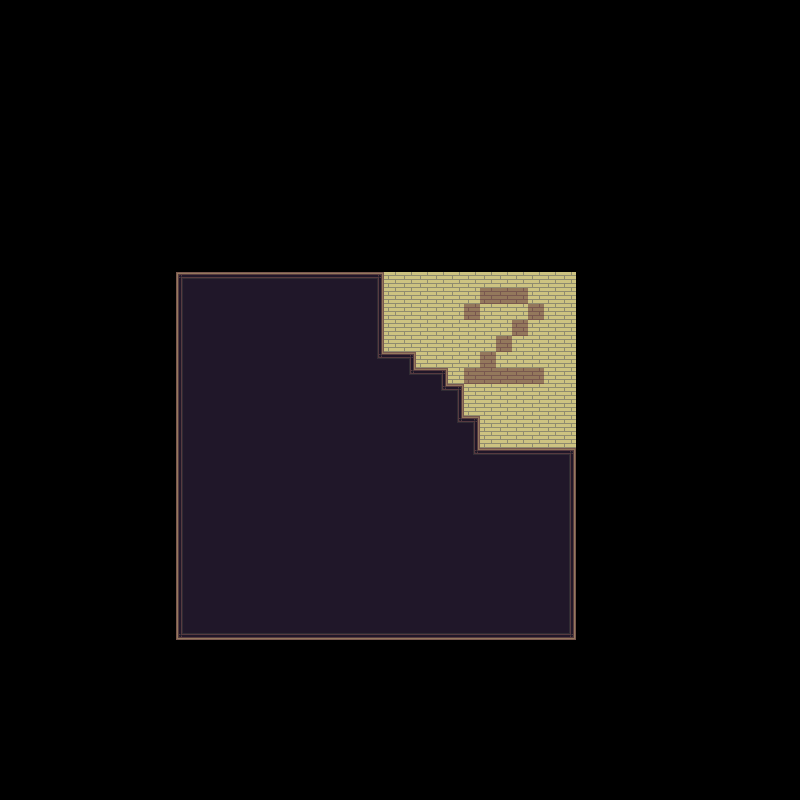

Rendered tile map (Tiled .tmx) drawn with the repository's tilesets; below, a short description and the map source with its tile grids summarised:
An orthogonal 50x50 tile map with 16x16 px tiles, 1 tile layer (Ground), 2 tilesets and 1 object.

<map version="1.4" tiledversion="1.4.2" orientation="orthogonal" renderorder="right-down" width="50" height="50" tilewidth="16" tileheight="16" infinite="0" nextlayerid="5" nextobjectid="7">
 <tileset firstgid="1" source="../overworld.tsx" />
 <tileset firstgid="1441" name="Inner" tilewidth="16" tileheight="16" tilecount="1000" columns="40">
  <image source="../../Art/Inner.png" width="640" height="400" />
  <terraintypes>
   <terrain name="void" tile="0" />
  </terraintypes>
  <tile id="1" terrain=",,,0" />
  <tile id="2" terrain=",,0,0" />
  <tile id="3" terrain=",,0," />
  <tile id="4" terrain="0,0,0," />
  <tile id="5" terrain="0,0,,0" />
  <tile id="41" terrain=",0,,0" />
  <tile id="42" terrain="0,0,0,0" />
  <tile id="43" terrain="0,,0," />
  <tile id="44" terrain="0,,0,0" />
  <tile id="45" terrain=",0,0,0" />
  <tile id="81" terrain=",0,," />
  <tile id="82" terrain="0,0,," />
  <tile id="83" terrain="0,,," />
 </tileset>
 <layer id="1" name="Ground" width="50" height="50">
  <data>[2500 cells, 575 non-empty, 12 distinct tile ids]</data>
 </layer>
 <objectgroup id="4" name="Object Layer 1">
  <object id="6" x="173.333" y="272">
   <polygon points="0,0 209.333,0 209.333,80 241.333,80 241.333,97.3333 274.667,94.6667 272,116 286.667,114.667 288,144 305.333,145.333 305.333,176 401.333,173.333 401.333,366.667 4,368" />
  </object>
 </objectgroup>
</map>
